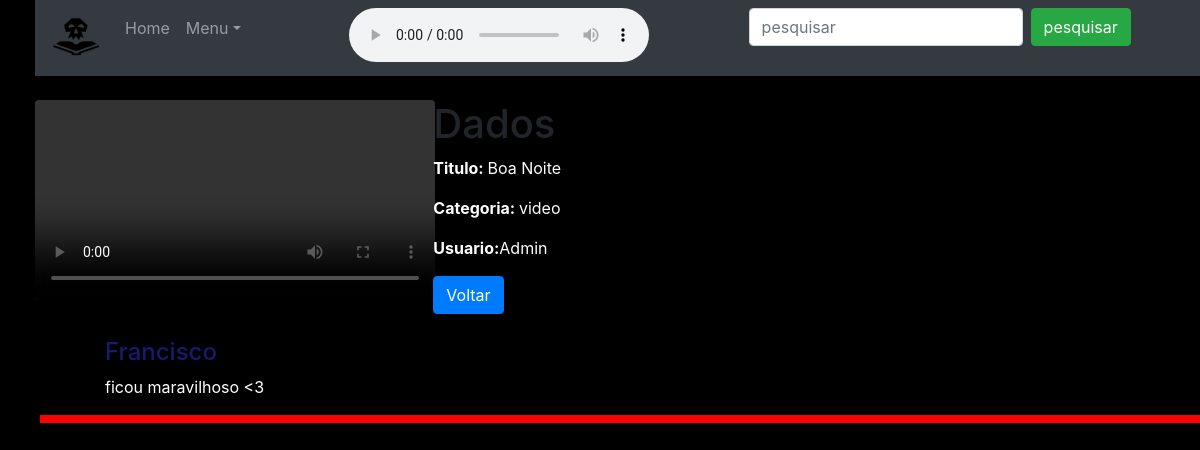
Page /heart/detalhe/8 on the committed database.
### heart/models.py (models this page shows, shortened)
class Videos(models.Model):
    Titulo = models.CharField(max_length=100)
    Categoria = models.CharField(max_length=100)
    Video = models.FileField(upload_to='videos')
    user = models.ForeignKey(User,on_delete=models.CASCADE)

class Perfil(models.Model):
    Usuario = models.ForeignKey(User, on_delete=models.CASCADE)
    NikeName = models.CharField(max_length=100)
    Historia = models.TextField(max_length=500,blank=True,null=True)
    Foto = models.ImageField(upload_to='videos')

class Coment(models.Model):
    user = models.ForeignKey(User,on_delete=models.CASCADE)
    video = models.ForeignKey(Videos,on_delete=models.CASCADE)
    Comentario = models.TextField()

### heart/views.py (the view)
# urls.py: path('heart/detalhe/<int:id>',views.Detalhes),
def Detalhes(request,id):
    vid = Videos.objects.get(id=id)
    com = Coment.objects.filter(video=vid)
    per = Perfil.objects.all()
    context = {'vid':vid,'com':com,'per':per}
    return render(request,'Detalhes.html',context)

### Templates/Detalhes.html (shortened to what this page needs)
{% extends 'page-model.html' %}
{% load static %}
{% block content %}
<br>
<div class="row" style="margin-left:20px;">
     <div class="col-sm-4">
        <video controls width="400px" class="rounded">
              <source  src="{{vid.Video.url}}">
        </video>
     </div>
     <div class="col-sm-4">
         <h1>Dados</h1>
         <p><strong>Titulo: </strong>{{vid.Titulo}}</p>
         <p><strong>Categoria: </strong>{{vid.Categoria}}</p>
         <p><strong>Usuario:</strong>{{vid.user}}</p>
         <a href="/" class="btn btn-primary"> Voltar</a>
    </div>
</div>
<br>
{% for c in com %}
    {% for per in per%}
    <div class="row" style="border-bottom:2px solid red; margin-left:40px;">
        {% if c.user == per.Usuario %}
            <img src="{{per.Foto.url}}" width="50px;">
            <div class="col-sm-4">
                 <h4>{{c.user}}</h4>
                <p>{{c.Comentario}}</p>
            </div>
        {% endif %}
    </div>
    {% endfor%}
{% endfor%}
{% endblock %}

### Templates/Detalhes.html (style rules this page uses)
h4 { color:#191970; }
p { color:white; }

### rows in the picture
Videos: Titulo "Boa Noite", Categoria "video", user "Admin"
Coment: user "Francisco", Comentario "ficou maravilhoso <3"
Perfil: Foto (picture)
